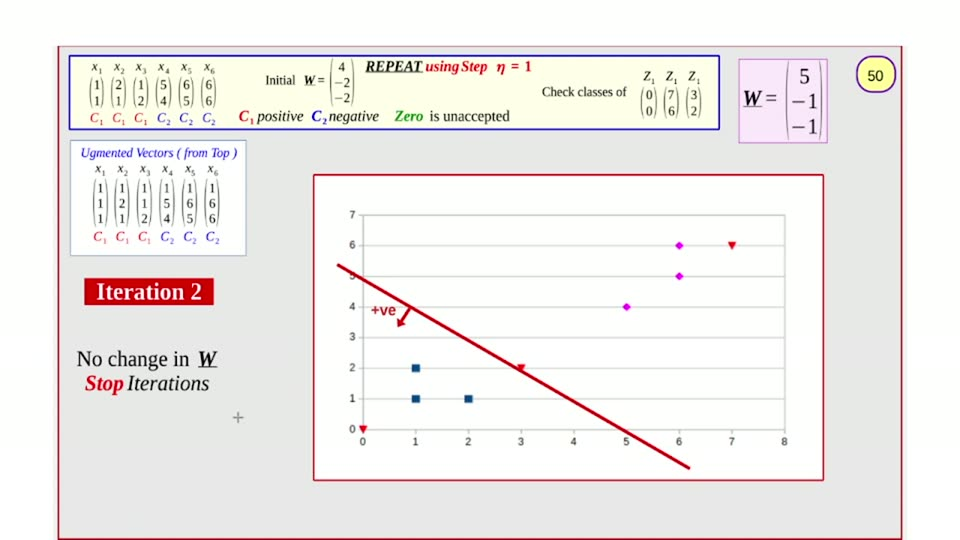
#> input picture videos/machine-learning/03_ridger_regression_gradient_descent/unique_slides/slide_050.jpg, 960 x 540 px, found by its file name
$ python id_050_digits.py
#> lines starting #> are read from the running program, lines starting #| are printed output that depends on the picture; after the words box and inside, x2 and y2 are one past the last pixel; in counts of white or black regions, pixels touching at a corner belong together
#!/usr/bin/env python3
"""Identify the math-zone digit glyphs by bitmap-clustering them against the
KNOWN digits in the top-left data table (whose values are measured directly).

Known reference digits (top-left table, rows y80..89 and y96..105):
  row1: (1) (2) (1) (5) (6) (6)   cols x88..228
  row2: (1) (1) (2) (4) (5) (6)
Reference bitmaps are extracted at the same ink threshold and compared to
each math-zone glyph by normalised overlap; the best match names the digit.
"""
import numpy as np
from PIL import Image

IMG = "/workspaces/codespaces-blank/ai_llm_slides/videos/machine-learning/03_ridger_regression_gradient_descent/unique_slides/slide_050.jpg"
a = np.asarray(Image.open(IMG).convert("RGB")).astype(int)
LUM = a.mean(axis=2)
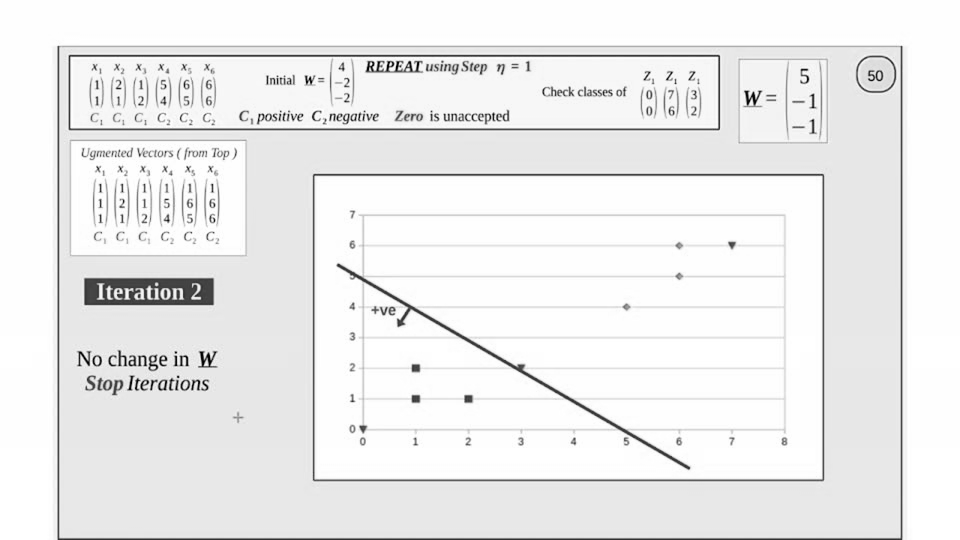
#> LUM: shape (540, 960) float64; min 0, max 255, mean 237.2
INK = LUM < 175
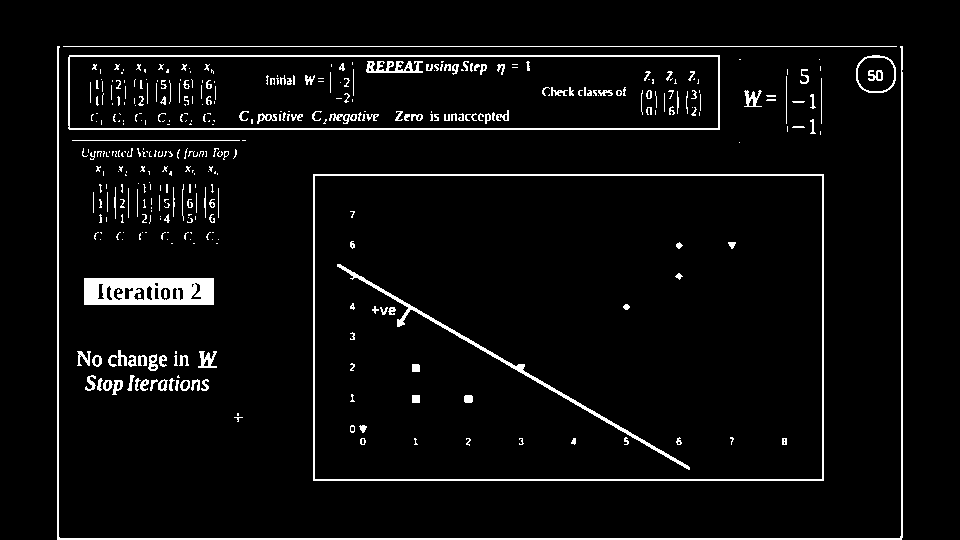
#> INK: shape (540, 960) bool; 4.6% white; 390 white regions (235 under 20 px), largest, box (x1, y1, x2, y2) and area: (57, 46, 903, 540) 3663, (313, 174, 824, 481) 3256, (84, 278, 214, 305) 2908


def glyph(x0, y0, x1, y1):
    g = INK[y0:y1 + 1, x0:x1 + 1]
    return g


def norm(g, H=12, W=9):
    im = Image.fromarray((~g * 255).astype(np.uint8)).resize((W, H), Image.LANCZOS)
    return np.asarray(im) < 128


def sim(g1, g2):
    n1, n2 = norm(g1), norm(g2)
    return float((n1 == n2).sum()) / float(n1.size)


# ---- reference digits: top-left table cells (measured values) ----
REF = {}
TBL = {
    "1": [(88, 80, 105, 89), (88, 96, 105, 105), (110, 80, 131, 89), (110, 96, 131, 105),
          (132, 80, 153, 89), (132, 96, 153, 105)],
    "2": [(110, 80, 131, 89), (132, 96, 153, 105)],
    "4": [(155, 96, 178, 105)],
    "5": [(155, 80, 178, 89), (178, 96, 202, 105)],
    "6": [(178, 80, 202, 89), (203, 80, 226, 89), (203, 96, 226, 105)],
}
for d, boxes in TBL.items():
    REF.setdefault(d, [])
    for b in boxes:
        REF[d].append(glyph(*b))
#> after the loop, REF = 5 items

# the reference boxes above include the parens; isolate the digit by taking the
# central ink columns of each box
def digit_only(g):
    cols = g.any(axis=0)
    xs = np.where(cols)[0]
#> xs = [2, 8, 9, 10, 14]
    if len(xs) == 0:
        return g
    return g[:, xs.min():(xs.max() + 1)]


REF2 = {d: [digit_only(g) for g in gs] for d, gs in REF.items()}
#> REF2 = 5 items

# ---- math-zone digit glyphs: the Z column vector numbers ----
# G1 x641..656, G2 x664..678, G3 x686..700 ; row1 y71..77, row2 y78..84
ZGLYPHS = []
for gi, (x0, x1) in enumerate([(641, 656), (664, 678), (686, 700)], start=1):
    for ri, (y0, y1) in enumerate([(71, 77), (78, 84)], start=1):
        g = glyph(x0, y0, x1, y1)
        g = digit_only(g)
        scores = [(sim(g, r), d) for d, rs in REF2.items() for r in rs]
        scores.sort(reverse=True)
        best = scores[:3]
        ZGLYPHS.append((gi, ri, best))
#> this loop made 3 passes
#> after the loop, ZGLYPHS = 6 items

for gi, ri, best in ZGLYPHS:
    print("Z%d row%d -> %s" % (gi, ri,
          ", ".join("%s:%.2f" % (d, s) for s, d in best)))
#> this loop made 6 passes
#> (gi, ri, best) on passes 1 to 6: (1, 1, [(0.574, '5'), (0.556, '6'), (0.556, '4')]), (1, 2, [(0.731, '1'), (0.694, '1'), (0.685, '5')]), (2, 1, [(0.556, '2'), (0.556, '1'), (0.537, '6')]), (2, 2, [(0.685, '1'), (0.676, '5'), (0.648, '1')]), (3, 1, [(0.528, '2'), (0.528, '2'), (0.528, '1')]), (3, 2, [(0.741, '1'), (0.722, '1'), (0.713, '5')])
#| Z1 row1 -> 5:0.57, 6:0.56, 4:0.56
#| Z1 row2 -> 1:0.73, 1:0.69, 5:0.69
#| Z2 row1 -> 2:0.56, 1:0.56, 6:0.54
#| Z2 row2 -> 1:0.69, 5:0.68, 1:0.65
#| Z3 row1 -> 2:0.53, 2:0.53, 1:0.53
#| Z3 row2 -> 1:0.74, 1:0.72, 5:0.71

# ---- the 4/-2 stack in the Initial-W column vector ----
print()
print("Initial W column vector digits:")
for nm, (x0, y0, x1, y1) in [("row1", (338, 60, 350, 72)), ("row2", (338, 76, 350, 88)),
                             ("row3?", (338, 92, 350, 104))]:
    g = digit_only(glyph(x0, y0, x1, y1))
    scores = sorted(((sim(g, r), d) for d, rs in REF2.items() for r in rs), reverse=True)
    print("  %s -> %s" % (nm, ", ".join("%s:%.2f" % (d, s) for s, d in scores[:3])))
#> this loop made 3 passes
#> xs in digit_only on passes 1 to 3: [1, 2, 3, 4, 5, 6], [2, 6, 7, 8, 9, 10, 11], [0, 1, 2, 3, 6, 7, 8, 9, 10, 11]
#|   row1 -> 5:0.61, 4:0.61, 6:0.59
#|   row2 -> 5:0.72, 6:0.69, 1:0.68
#|   row3? -> 5:0.72, 6:0.70, 4:0.63

$ run again, with videos/machine-learning/03_ridger_regression_gradient_descent/unique_slides/slide_001.jpg copied over videos/machine-learning/03_ridger_regression_gradient_descent/unique_slides/slide_050.jpg
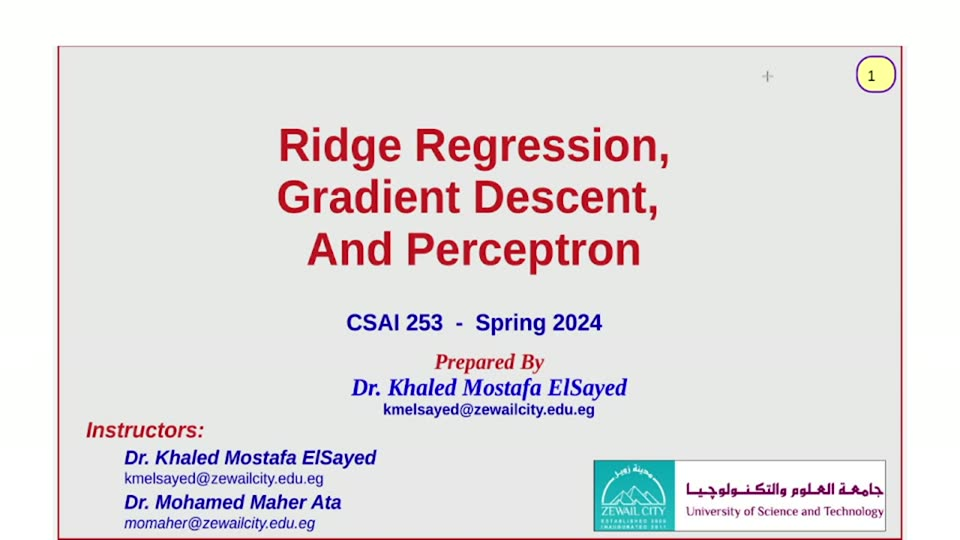
#> input picture videos/machine-learning/03_ridger_regression_gradient_descent/unique_slides/slide_001.jpg, 960 x 540 px, found by its file name
#> `LUM = a.mean(axis=2)`:
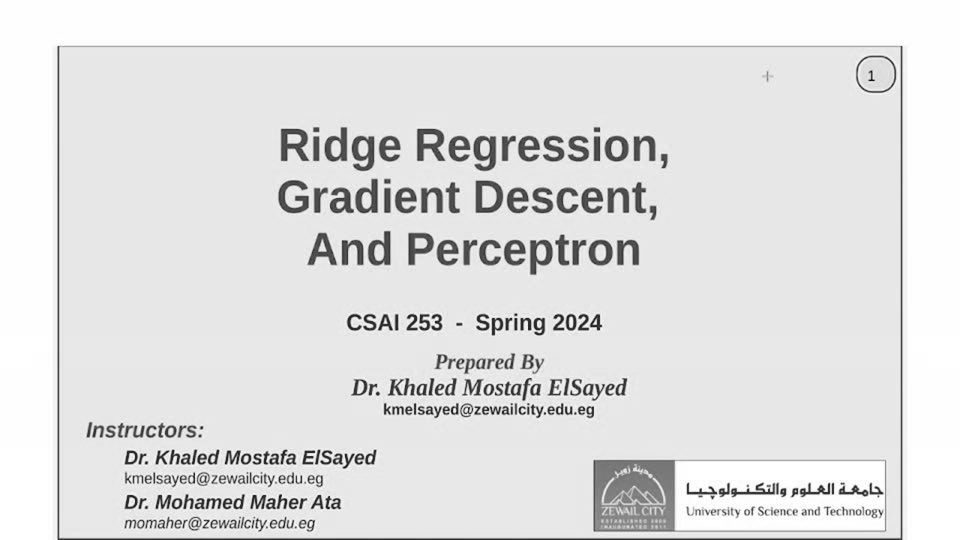
#> LUM: shape (540, 960) float64; min 18.33, max 255, mean 225.7
#> `INK = LUM < 175`:
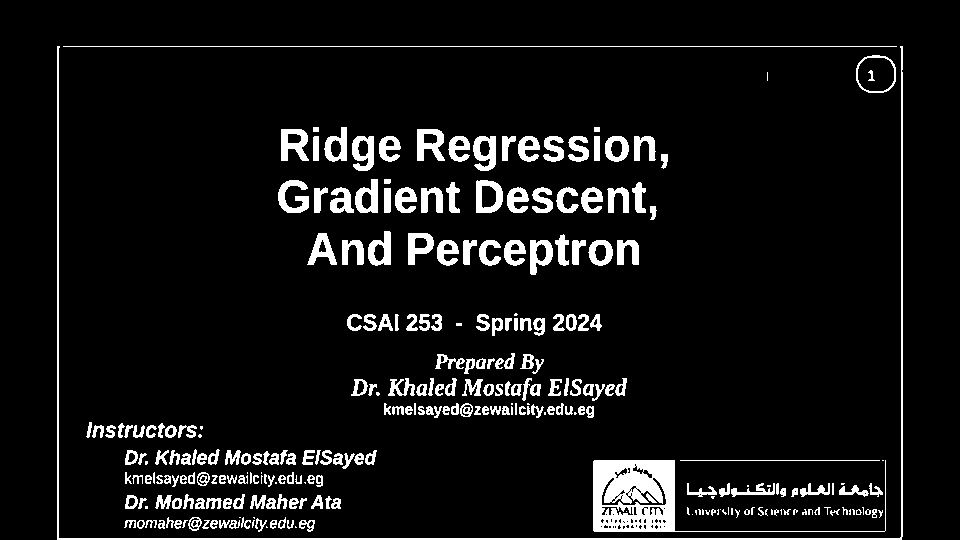
#> INK: shape (540, 960) bool; 7.6% white; 288 white regions (56 under 20 px), largest, box (x1, y1, x2, y2) and area: (593, 460, 886, 532) 5275, (57, 46, 903, 540) 3660, (63, 46, 897, 47) 834
#> after the loop `for d, boxes in TBL.items():`: REF = 5 items
#> xs = empty array
#> REF2 = 5 items
#> after the loop `for gi, (x0, x1) in enumerate([(641, 656), (664, 678), (686, 700)], st..`: ZGLYPHS = 6 items
#> the loop `for gi, ri, best in ZGLYPHS:` made 6 passes
#> (gi, ri) on passes 1 to 6: (1, 1), (1, 2), (2, 1), (2, 2), (3, 1), (3, 2)
#> (printed output is left out)
#> the loop `for nm, (x0, y0, x1, y1) in [("row1", (338, 60, 350, 72)), ("row2", (3..` made 3 passes
#|   row1 -> 6:1.00, 6:1.00, 6:1.00
#|   row2 -> 6:1.00, 6:1.00, 6:1.00
#|   row3? -> 6:1.00, 6:1.00, 6:1.00

$ run again, with videos/machine-learning/03_ridger_regression_gradient_descent/unique_slides/slide_002.jpg copied over videos/machine-learning/03_ridger_regression_gradient_descent/unique_slides/slide_050.jpg
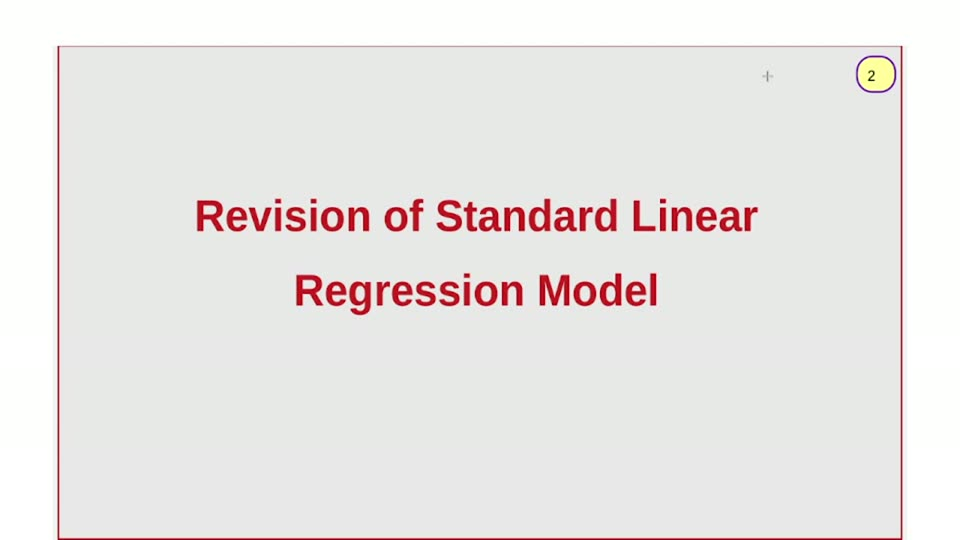
#> input picture videos/machine-learning/03_ridger_regression_gradient_descent/unique_slides/slide_002.jpg, 960 x 540 px, found by its file name
#> `LUM = a.mean(axis=2)`:
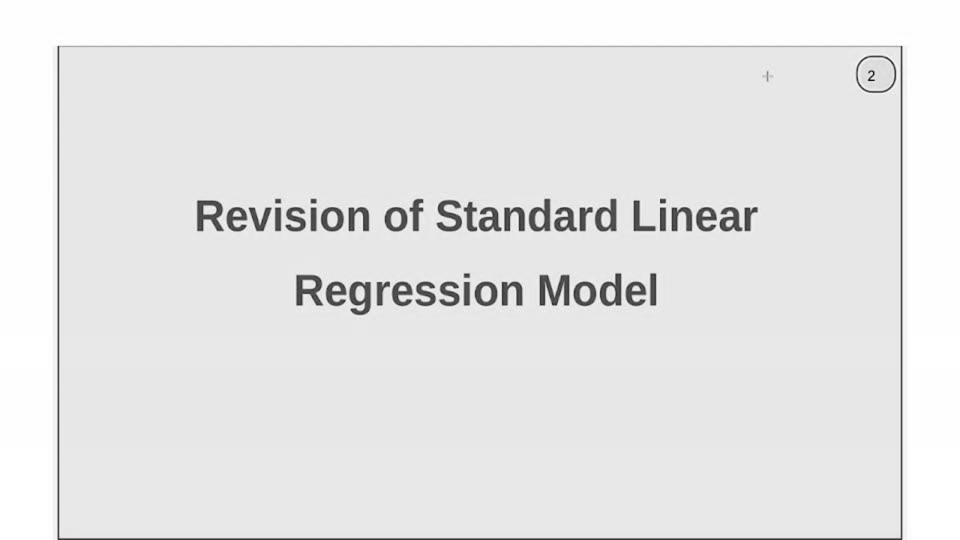
#> LUM: shape (540, 960) float64; min 12.67, max 255, mean 231
#> `INK = LUM < 175`:
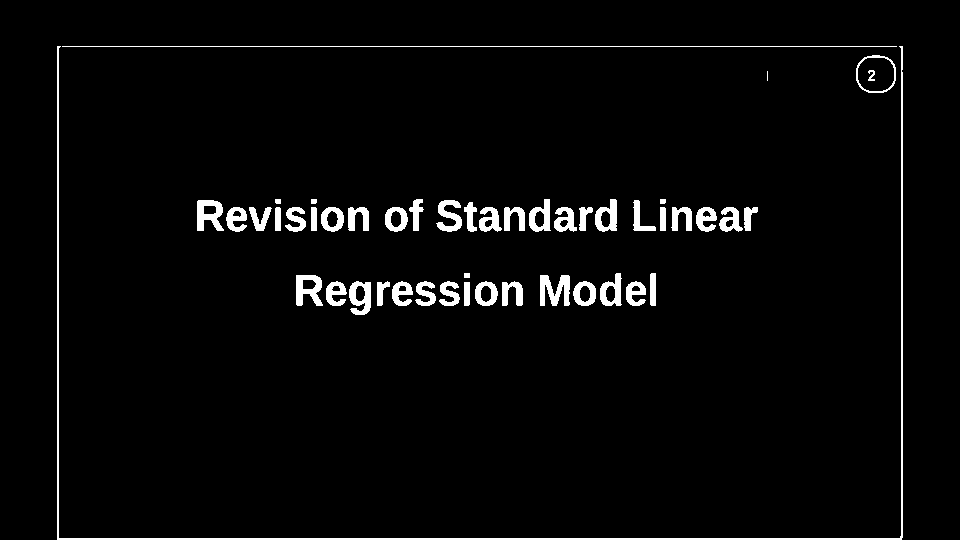
#> INK: shape (540, 960) bool; 3.3% white; 48 white regions (1 under 20 px), largest, box (x1, y1, x2, y2) and area: (57, 46, 903, 540) 3664, (62, 46, 897, 47) 835, (540, 275, 570, 306) 609
#> after the loop `for d, boxes in TBL.items():`: REF = 5 items
#> xs = empty array
#> REF2 = 5 items
#> after the loop `for gi, (x0, x1) in enumerate([(641, 656), (664, 678), (686, 700)], st..`: ZGLYPHS = 6 items
#> the loop `for gi, ri, best in ZGLYPHS:` made 6 passes
#> (gi, ri) on passes 1 to 6: (1, 1), (1, 2), (2, 1), (2, 2), (3, 1), (3, 2)
#> (printed output is left out)
#> the loop `for nm, (x0, y0, x1, y1) in [("row1", (338, 60, 350, 72)), ("row2", (3..` made 3 passes
#|   row1 -> 6:1.00, 6:1.00, 6:1.00
#|   row2 -> 6:1.00, 6:1.00, 6:1.00
#|   row3? -> 6:1.00, 6:1.00, 6:1.00

$ run again, with videos/machine-learning/03_ridger_regression_gradient_descent/unique_slides/slide_003.jpg copied over videos/machine-learning/03_ridger_regression_gradient_descent/unique_slides/slide_050.jpg
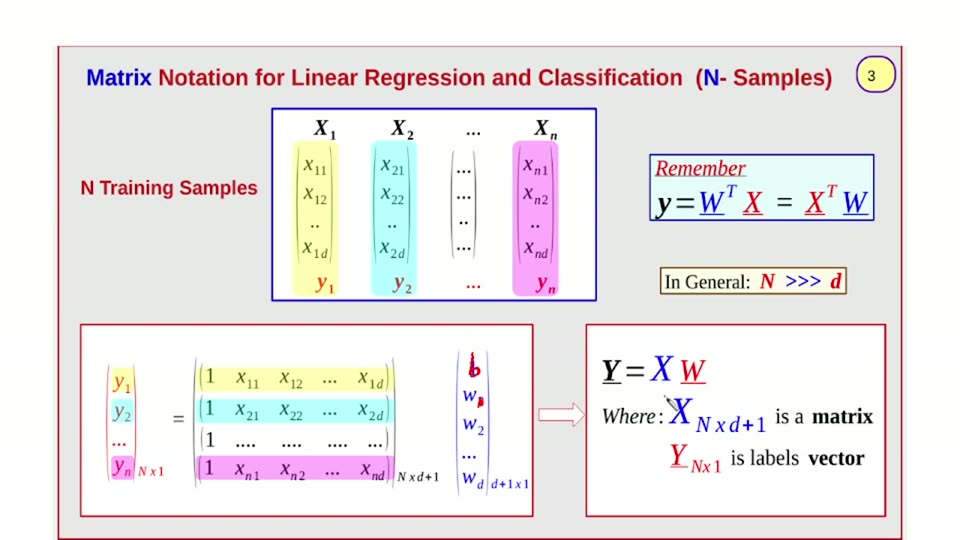
#> input picture videos/machine-learning/03_ridger_regression_gradient_descent/unique_slides/slide_003.jpg, 960 x 540 px, found by its file name
#> `LUM = a.mean(axis=2)`:
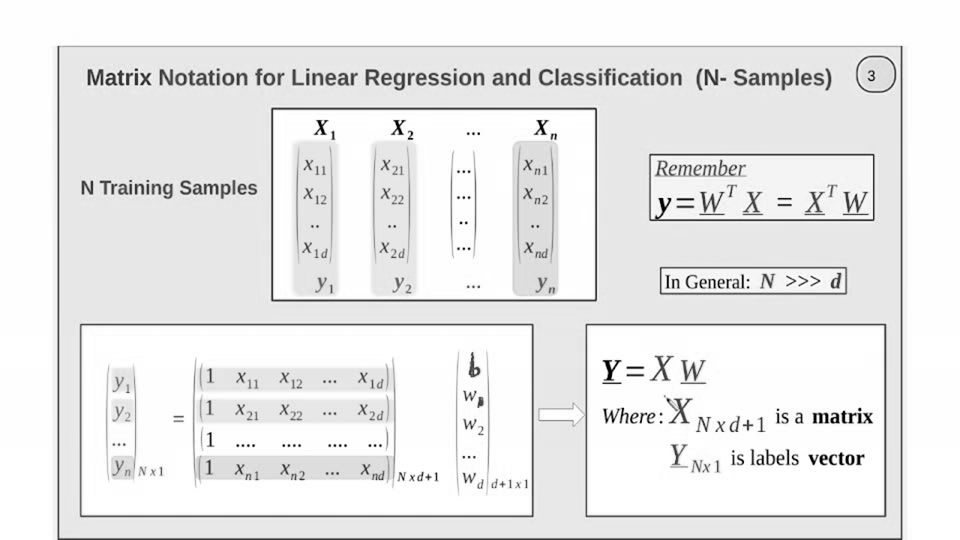
#> LUM: shape (540, 960) float64; min 0, max 255, mean 234.4
#> `INK = LUM < 175`:
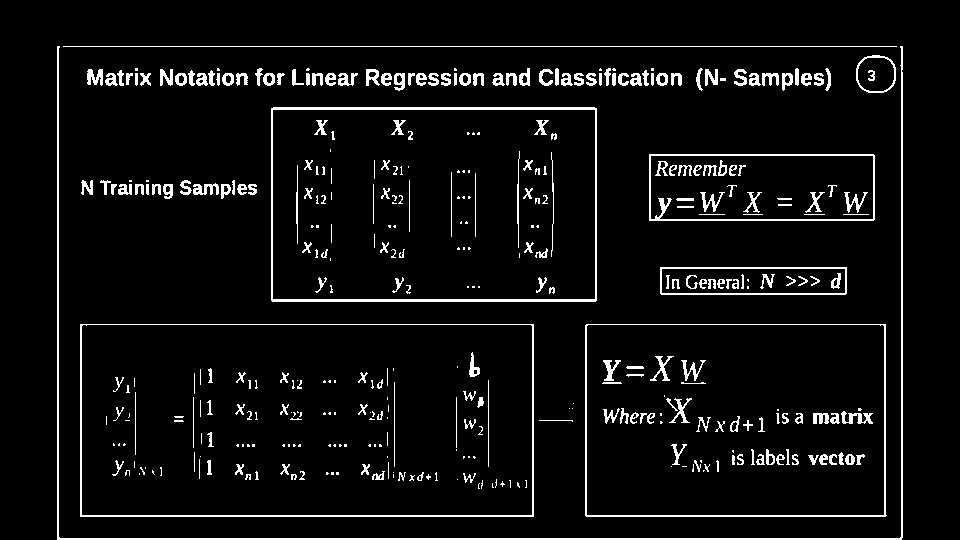
#> INK: shape (540, 960) bool; 5.7% white in thin lines or dots, all inside (x1, y1, x2, y2) = (57, 46, 903, 540)
#> after the loop `for d, boxes in TBL.items():`: REF = 5 items
#> xs = [0, 1, 2, 5, 6, 7, 8, 9, 12, 13, 14, 17]
#> REF2 = 5 items
#> the loop `for gi, (x0, x1) in enumerate([(641, 656), (664, 678), (686, 700)], st..` made 3 passes
#> after the loop `for gi, (x0, x1) in enumerate([(641, 656), (664, 678), (686, 700)], st..`: ZGLYPHS = 6 items
#> the loop `for gi, ri, best in ZGLYPHS:` made 6 passes
#> (gi, ri, best) on passes 1 to 6: (1, 1, [(0.593, '2'), (0.593, '1'), (0.528, '6')]), (1, 2, [(0.704, '6'), (0.704, '5'), (0.704, '4')]), (2, 1, [(0.556, '6'), (0.509, '6'), (0.509, '5')]), (2, 2, [(0.602, '2'), (0.602, '1'), (0.556, '5')]), (3, 1, [(0.491, '2'), (0.491, '1'), (0.463, '5')]), (3, 2, [(0.454, '2'), (0.454, '1'), (0.435, '6')])
#> (printed output is left out)
#> the loop `for nm, (x0, y0, x1, y1) in [("row1", (338, 60, 350, 72)), ("row2", (3..` made 3 passes
#> xs in digit_only on pass 2: [0, 1, 2, 3, 4, 5, 6, 7, 8, 9, 10, 11, 12]
#> (printed output is left out)
